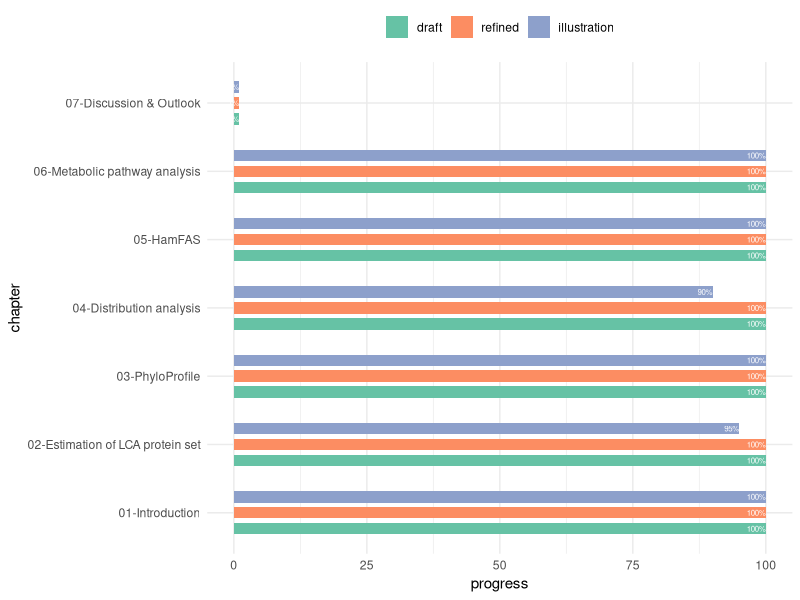
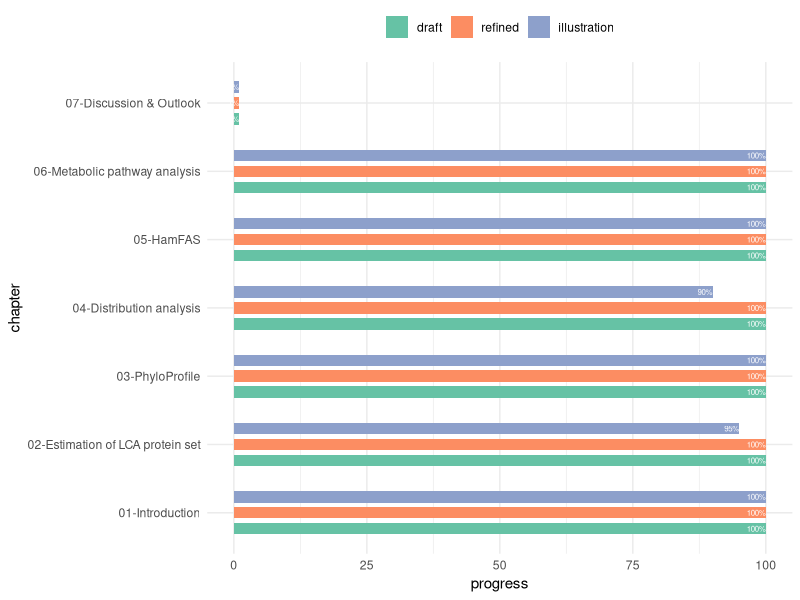

Here is the R script that generated these plots, in order:
### thesis writing progess
library(ggplot2)
chapter <- rep(c("01-Introduction","02-Estimation of LCA protein set",
                 "03-PhyloProfile",
                 "04-Distribution analysis","05-HamFAS",
                 "06-Metabolic pathway analysis",
                 "07-Discussion & Outlook"), 
               each = 3)
type <- rep(c("draft","refined","illustration"),5)
progress <- c(100,100,100, # chapter 01 Introduction
              100,100,95, # chapter 02 LCA estimation
              100,100,100, # chapter 03 PhyloProfile
              100,100,90, # chapter 04 Distribution analysis
              100,100,100, # chapter 05 HamFAS
              100,100,100, # chapter 06 pathway analysis
              1,1,1 # chapter 07 Discussion & Outlook
              )

df <- as.data.frame(cbind(chapter,type,progress), stringsAsFactors = FALSE)
df$progress <- as.numeric(df$progress)
df$type <- factor(df$type, levels = c("draft","refined","illustration"))

ggplot(df, aes(x = chapter, y = progress)) +
  geom_bar(aes(fill = type), stat = "identity", position = position_dodge(width = 0.7), width = 0.5) +
  geom_text(aes(label = paste0(progress,"%"), group = type), color = "white", size = 2, position = position_dodge(width = 0.7), hjust = 1) +
  coord_flip() +
  theme_minimal() +
  scale_fill_brewer(palette = "Set2") +
  theme(legend.position = "top", legend.title = element_blank())

ggsave("/Users/trvinh/work/thesis/microsporidia/progress.png", width = 20, height = 10, units = "cm")
